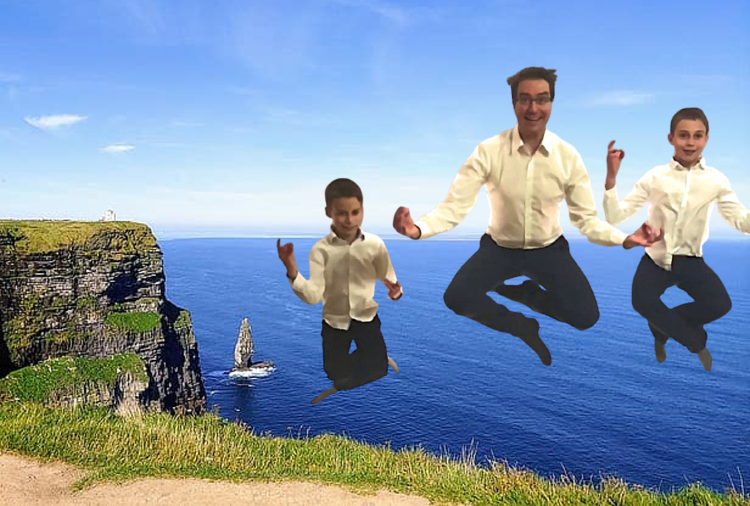
#> input picture docker/neural-style-transfer/src/data/content-images/family_jump_08.jpg, 1500 x 1012 px (shown at 1/2 size)
$ python -i origcolor.py   (imports and definitions only)
#> lines starting #> are read from the running program, lines starting #| are printed output that depends on the picture; pictures that were not available may be replaced by others from this repository, and a replacement may not be noted
#!/usr/bin/env python
import numpy as np
import cv2

def create_image_with_original_colors(content_file, out_file_origcolor_0, out_file_origcolor_1):
    content_image = read_image(content_file)
    out_image = read_image(out_file_origcolor_0)

    out_image_orginal_colors = to_original_colors(content_image, out_image)

    save_image(out_file_origcolor_1, out_image_orginal_colors)

def save_image(path, image):
    cv2.cv2.imwrite(path, image)

def read_image(path):
#> called with path = 'data/content-images/family_jump_08.jpg'
    img = cv2.cv2.imread(path, cv2.cv2.IMREAD_COLOR)
#> img is the input picture: shape (1012, 1500, 3); mean B, G, R 174.5, 149.7, 128.3

    return img


def to_original_colors(content_image, output_image):
    h, w, _ = output_image.shape
#> h = 1012; w = 1500

    content_image = cv2.cv2.resize(content_image, dsize=(int(w), int(h)), interpolation=cv2.cv2.INTER_AREA)

    content_cvt = cv2.cv2.cvtColor(content_image, cv2.cv2.COLOR_BGR2YUV)
#> content_cvt: shape (1012, 1500, 3); mean of channels 0, 1, 2 146.1, 141.9, 112.3
    output_cvt = cv2.cv2.cvtColor(output_image, cv2.cv2.COLOR_BGR2YUV)

    c1, _, _ = cv2.cv2.split(output_cvt)
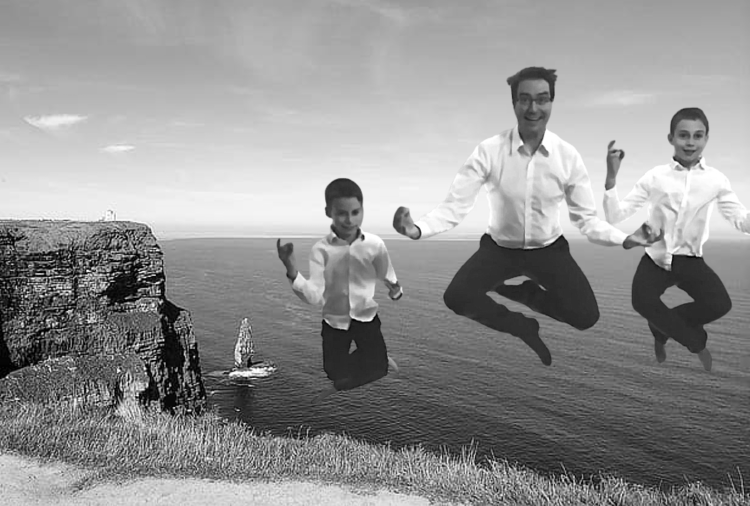
#> c1: shape (1012, 1500) (shown at 1/2 size); min 0, max 255, mean 146.1
    _, c2, c3 = cv2.cv2.split(content_cvt)
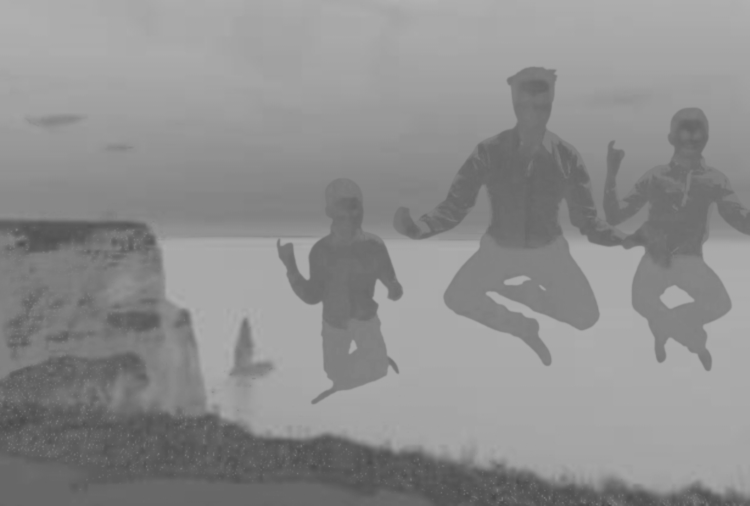
#> c2: shape (1012, 1500) (shown at 1/2 size); min 72, max 177, mean 141.9
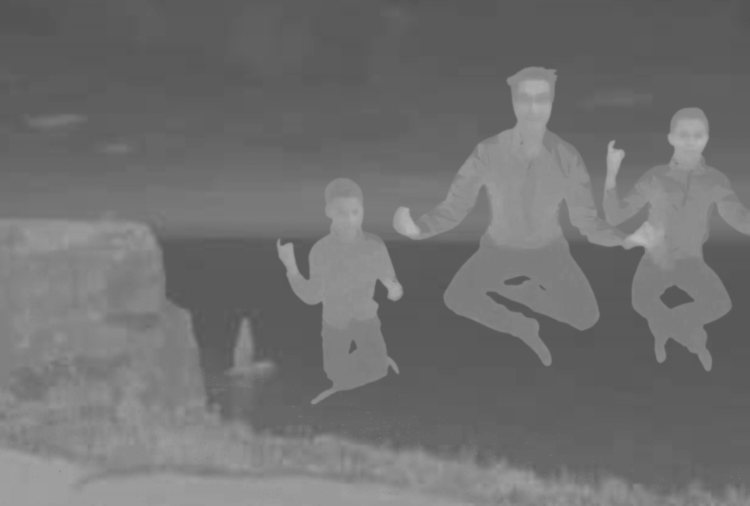
#> c3: shape (1012, 1500) (shown at 1/2 size); min 82, max 184, mean 112.3
    merged = cv2.cv2.merge((c1, c2, c3))
    dst = cv2.cv2.cvtColor(merged, cv2.cv2.COLOR_YUV2BGR).astype(np.float32)
#> dst: shape (1012, 1500, 3) float32; mean of channels 0, 1, 2 174.4, 149.7, 128.3

    return dst

>>> result = create_image_with_original_colors('data/content-images/family_jump_08.jpg', 'out.png', 'out1.png')
